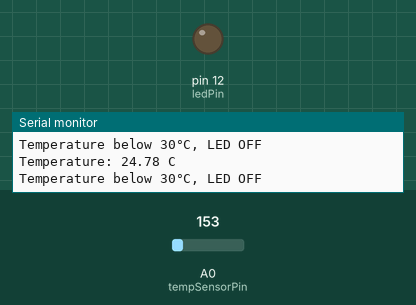
This sketch was run on a simulated Arduino Uno, built with avr-gcc and run on an emulated ATmega328P. On the bench: output pins drawn as LEDs (lit = HIGH), the last lines printed to the serial monitor. The inputs (shaded band) are chosen by the test bench; at power-on: A0 (tempSensorPin) = 153.

Above: at 2.8 s.
2.9 s: A0 (tempSensorPin) set to 173
At 4.0 s:
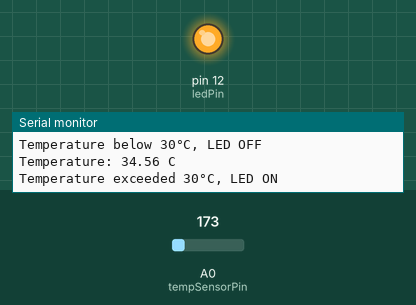
4.5 s: A0 (tempSensorPin) set to 133
At 5.6 s:
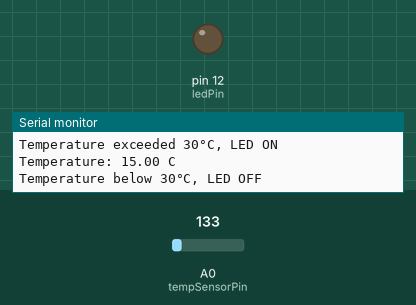
6.5 s: A0 (tempSensorPin) set to 165
At 8.3 s:
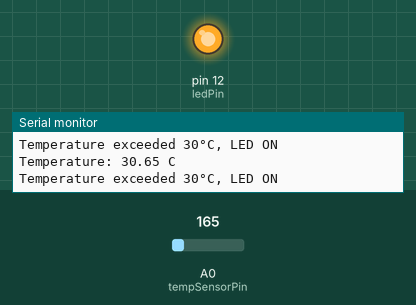
Timing chart, 0 to 9.8 s (numbered marks = the images above; inputs shaded):
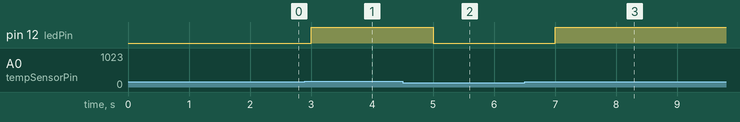

Measured:
- the behaviour switches between 163 and 164 on A0 (tempSensorPin) (found by bisection; images 0 and 1)
- after the input at 2.9 s, pin 12 (ledPin): LOW → HIGH after 0.10 s
- after the input at 4.5 s, pin 12 (ledPin): HIGH → LOW after 0.50 s
- after the input at 6.5 s, pin 12 (ledPin): LOW → HIGH after 0.50 s

The sketch:

Task1.2.ino
```cpp
const int tempSensorPin = A0;  // Analogue input pin connected to TMP36
const int ledPin = 12;         // Digital output pin connected to the red LED

unsigned long previousMillis = 0;  // Last time the temperature was checked
const long interval = 1000;        // Interval to check temperature (in milliseconds)

void setup() {
  Serial.begin(9600);  // Start serial communication
  pinMode(ledPin, OUTPUT);  // Set the LED pin as output
  previousMillis = millis();  // Initialise the timing
}

void loop() {
  unsigned long currentMillis = millis();

  if (currentMillis - previousMillis >= interval) {
    previousMillis = currentMillis;  // Update the last check time
    checkTemperature();  // Call the temperature check function
  }
}

void checkTemperature() {
  int sensorValue = analogRead(tempSensorPin);  // Read the analogue value
  float voltage = sensorValue * (5.0 / 1023.0);  // Convert to voltage
  float temperatureC = (voltage - 0.5) * 100.0;  // Convert to Celsius

  Serial.print("Temperature: ");
  Serial.print(temperatureC);
  Serial.println(" C");

  if (temperatureC > 30.0) {  // Threshold temperature in Celsius
    digitalWrite(ledPin, HIGH);  // Turn on the LED
    Serial.println("Temperature exceeded 30°C, LED ON");
  } else {
    digitalWrite(ledPin, LOW);   // Turn off the LED
    Serial.println("Temperature below 30°C, LED OFF");
  }
}
```
